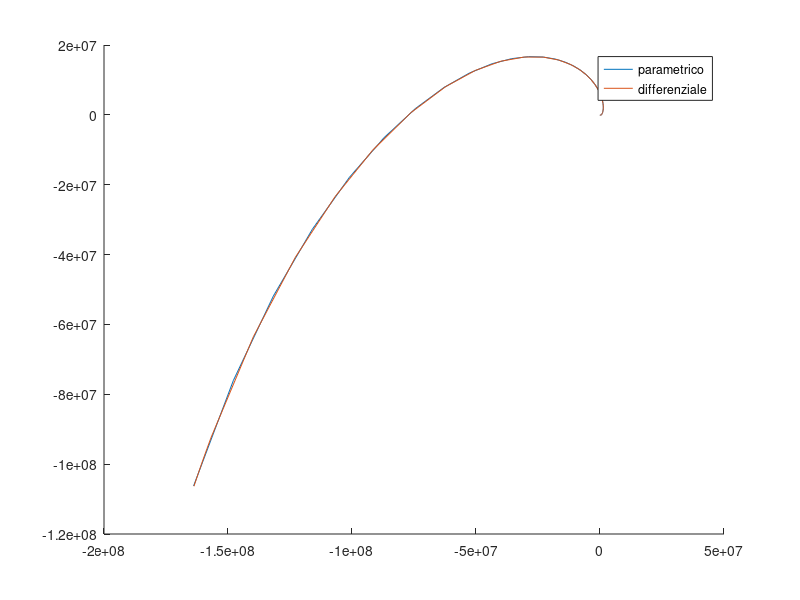

The MATLAB source for this figure:
% derivando [X(teta), Y(teta)]=[a*ln(b)Y, a*ln(b)X]

a=20;
b=5;
f = @(t,z) [-z(2)+log(b)*z(1);log(b)*z(2)+z(1)];
y0=[20, 0];  %[a,0]
opz=odeset ("MaxStep", 1);
[t,z] = ode45(f,[0, 10],y0,opz);
h=0:0.1:10;
l=b*ones(1, length(h));
g1=a.*power(l, h).*cos(h);
g2=a.*power(l, h).*sin(h);
hold on
plot(g1,g2)
plot(z(:,1),z(:,2))
legend("parametrico", "differenziale")
print('-djpeg','7_2.jpeg')

